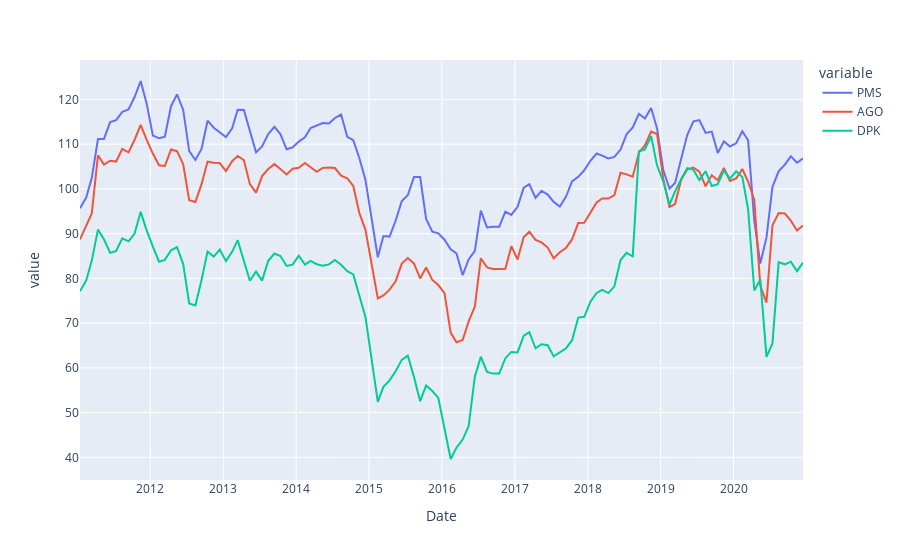

Notebook code for this chart:
### Code cell
px.line(y,x = 'Date',y = ['PMS',"AGO","DPK"])
